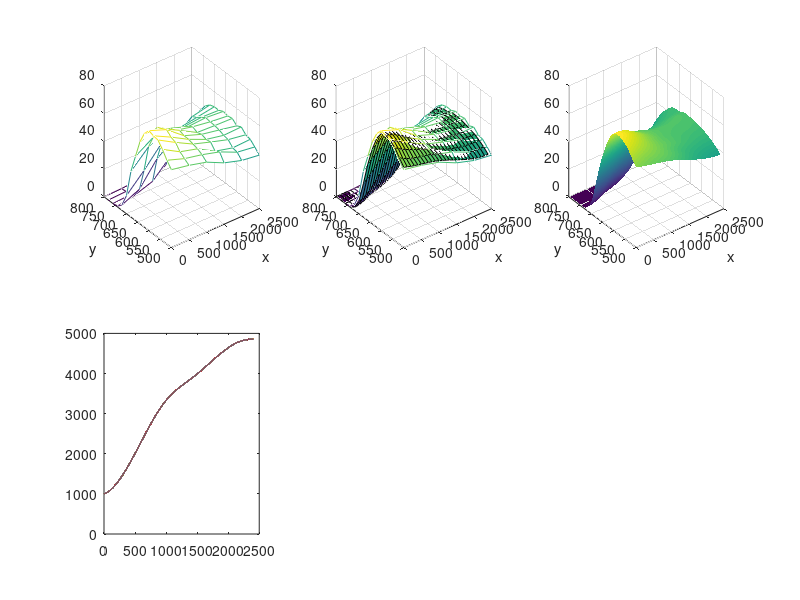

Write MATLAB code to recreate this figure. (Note: this script raises an error after producing the figure.)
clc;clear;
x=0:500:2500;
y=500:20:800;
testwl=500:0.5:800;
temps=[56.2358	53.7333	50.3962	44.2784	40.3851	38.6056
60.581	56.132	53.351	49.7359	43.8959	42.0607
65.9829	58.6414	55.138	47.796	44.5702	45.1264
70.3283	62.9312	56.1459	51.9746	48.081	45.9678
70.8912	64.3284	57.0983	51.4254	48.7557	49.2002
72.1218	67.2831	57.2718	52.6557	50.1531	47.5381
67.6793	65.6217	58.6692	51.5505	50.8832	50.4383
59.2325	64.0706	56.1732	53.2256	51.168	49.7778
46.2807	54.234	55.3462	50.8971	51.7312	50.619
33.1062	45.0638	51.7378	48.2341	49.5135	48.9572
13.0908	25.6048	39.6206	44.9042	47.0177	49.0756
3.92105	9.76068	26.168	35.4559	45.1892	47.9701
0.59093	3.0934	7.265	19.5007	38.9667	44.8065
0.04154	0.8758	4.04599	10.8871	29.9082	37.3053
0.15988	0.71593	1.99525	7.83506	20.7383	29.0809
0.01154	0.3334	1.2792	7.56407	11.1791	21.4681];
[x,y]=meshgrid(x,y);
figure(1);
subplot(2,3,1);
mesh(x,y,temps);
xlabel('x');
ylabel('y');

xj=0:100:2400;
yj=500:20:800;
[xj,yj]=meshgrid(xj,yj);
zj=interp2(x,y,temps,xj,yj,'spline');
K = (1/4)*ones(2);
Tsmooth = conv2(zj,K,'same');
Tsmooth(:,end) = Tsmooth(:,end)*2;
subplot(2,3,2);
mesh(x,y,temps);hold on
surf(xj,yj,Tsmooth);
xlabel('x');
ylabel('y');

xi=0:2:2400;      %Finial Para Gate Voltage
yi=500:1:800;     %Finial Spetrum Wave Length
[xi,yi]=meshgrid(xi,yi);
zi=interp2(xj,yj,Tsmooth,xi,yi,'cubic');
subplot(2,3,3);
surf(xi,yi,zi);
shading interp
xlabel('x');
ylabel('y');

xt = 500:1:800;
yt = 100*normpdf(xt, 700, 10);%+100*normpdf(xt,744.3, 10);
Yt=yt;
z0 = zi.';
Vt = z0*yt.';
subplot(2,3,4);
plot(xi.',Vt.');
load invs
invs = pinv(z0);

St_m=[];    %Initialize the test spectrum matrix
Vt_m=[];    %Initialize the response IV matrix
for i=testwl
    yt = 100*normpdf(xt, i, 3);
    Vti = z0*yt.';
    St_m = [St_m yt.'];
    Vt_m = [Vt_m Vti];
end
%%
%-- Vt_m add noise --%
[a b] = size(Vt_m);
V = 0:2:2400;
Amp = repmat(exp(V/2500).',1,b);
noise = wgn(a,b,20).*Amp;
Vt_m_n = Vt_m+noise;
subplot(2,3,6);
mesh(Vt_m_n);
%%
subplot(2,3,5);
plot(xt,Yt);
hold on
%plot(xt,invs*Vt)
KK = invs*Vt*0.2+Yt'*0.8;
plot(xt,KK)
%%
subplot(2,3,6);
anser = invs*Vt_m;
[a_max,p] = max(anser,[],2);
norm = anser./a_max;
mesh(norm)
hold on;
plot3(p,[0:300],ones(301),'r.','markersize',30);
axis([0 600 0 300]);

